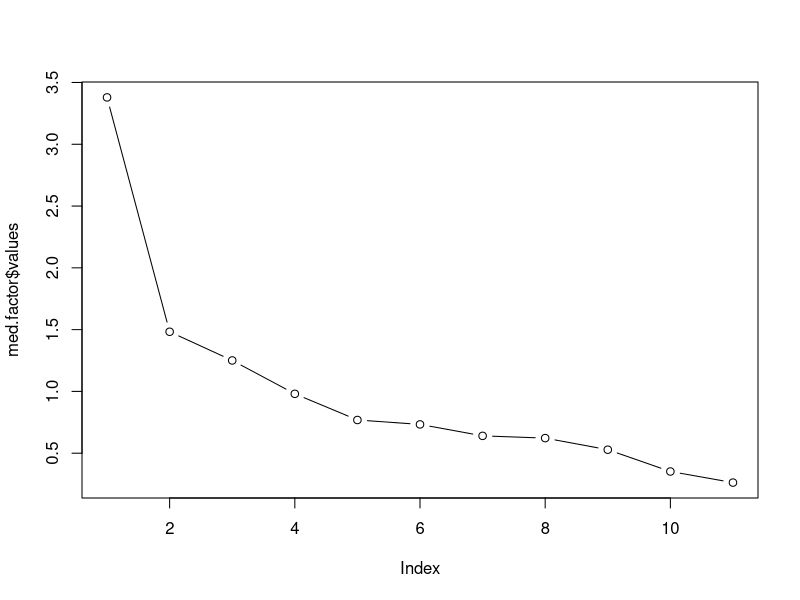

Write R code to recreate this figure. (Note: this script raises an error after producing the figure.)
med.data = read.table("data/medFactor.txt", header=T)
head(med.data)
summary(med.data)

install.packages("GPArotation")
library(psych)
library(GPArotation)
med.factor = principal(med.data, rotate="none")
names(med.factor)
med.factor$values
plot(med.factor$values, type="b")

med.Varimax$scores

med.Varimax = principal(med.data, nfactors = 3, rotate="varimax")
med.Varimax

biplot(med.Varimax)
